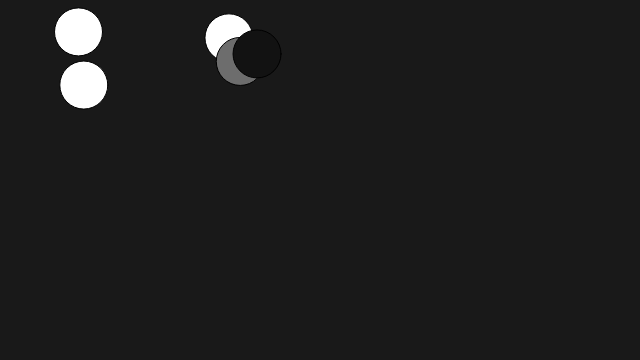
Frame 1 (no input)
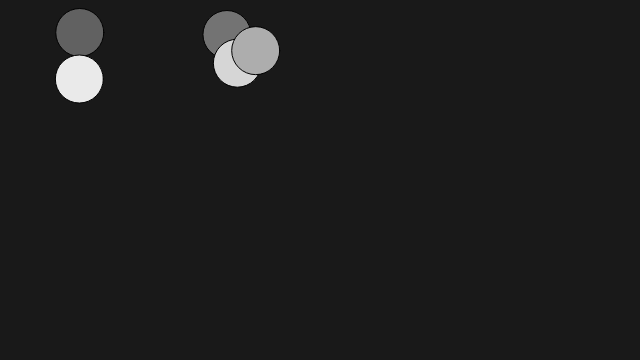
Frame 60 (no input)
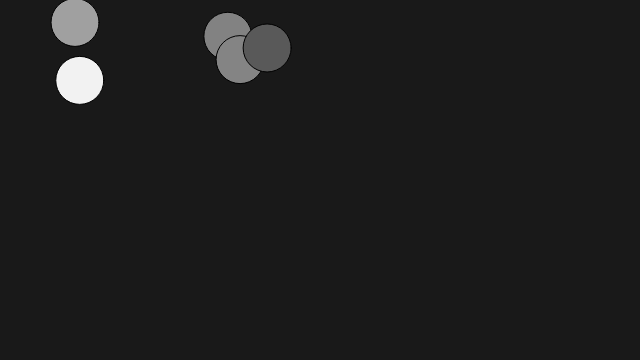
Frame 120 (the mouse pressed at the canvas centre since frame 60)

The p5.js sketch that drew these frames (run headless with seeded random() and noise() and a simulated clock; from frame 60 on, the mouse is pressed at the canvas centre):

// p5.js sketch
// ── sketch.js
//Random walker with intersect detection 

var walkers = []; //Empty array

function setup() {
createCanvas(640,360);
for (var i = 0; i < 5; i++) { //for loop fills array with new Walker objects
  //sets initial walkers to random locations
	walkers[i] = new Walker (random(width/2), random(height/2)); 
  }
}



function draw() {
  background(25);
  //for loop animates (via .update and .display) each object
  /*This for loop is going backwards through the array by starting at the end - 
  "var i = walkers.length - 1", ending at the beginning - "i >= 0" and counting 
  backwards - "i--"*/
  for (var i = 0; i < walkers.length; i++) { 
  	walkers[i].update();
  	walkers[i].display();
  
    for (var j = 0; j < walkers.length; j++) {
      if (i != j && walkers[i].intersects(walkers[j])){
      walkers[i].changeColor();
      walkers[j].changeColor();
      }

    }
  }
  
}




// ── walker.js
function Walker(x,y){ //The Walker constructor takes to parameters
	this.x = x; // You must assign the parameters to "this" object or instance.
	this.y = y;
	this.r = 24;
	this.col = color(255);
	
 	

	/**/
  	this.intersects = function (other){
  		var d = dist(this.x, this.y, other.x, other.y)
  		if (d < this.r + other.r) {
  			return true;
  		} else {
  			return false;
  		}
  	}

  	this.changeColor = function (){
  		this.col = random(255);
  	}
	/*results in the distance from the objects center to whereever the 
		mouse was clicked called from mousePressed() function*/
	/*this.clicked = function(){
		var d = dist(mouseX, mouseY, this.x, this.y);
				if (d < 24){
			this.col = color(255);
		}
	}*/

	this.update = function(){
   		this.x = this.x + (random(-1,1));
   		this.y = this.y + (random(-1,1));
	}
	
	this.display = function(){
		fill(this.col);
		ellipse(this.x, this.y, this.r * 2, this.r * 2);
		
	}
}
